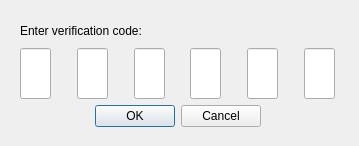
<?xml version="1.0" encoding="UTF-8"?>
<ui version="4.0">
 <class>verificationdialog</class>
 <widget class="QDialog" name="verificationdialog">
  <property name="geometry">
   <rect>
    <x>0</x>
    <y>0</y>
    <width>359</width>
    <height>146</height>
   </rect>
  </property>
  <property name="windowTitle">
   <string>Dialog</string>
  </property>
  <widget class="QWidget" name="">
   <property name="geometry">
    <rect>
     <x>20</x>
     <y>20</y>
     <width>315</width>
     <height>107</height>
    </rect>
   </property>
   <layout class="QVBoxLayout" name="verticalLayout">
    <item>
     <widget class="QLabel" name="label">
      <property name="text">
       <string>Enter verification code:</string>
      </property>
     </widget>
    </item>
    <item>
     <layout class="QHBoxLayout" name="horizontalLayout">
      <item>
       <widget class="QLineEdit" name="lineEdit_1">
        <property name="minimumSize">
         <size>
          <width>31</width>
          <height>51</height>
         </size>
        </property>
        <property name="maximumSize">
         <size>
          <width>31</width>
          <height>51</height>
         </size>
        </property>
        <property name="font">
         <font>
          <pointsize>24</pointsize>
         </font>
        </property>
        <property name="text">
         <string/>
        </property>
        <property name="alignment">
         <set>Qt::AlignmentFlag::AlignCenter</set>
        </property>
       </widget>
      </item>
      <item>
       <spacer name="horizontalSpacer">
        <property name="orientation">
         <enum>Qt::Orientation::Horizontal</enum>
        </property>
        <property name="sizeHint" stdset="0">
         <size>
          <width>13</width>
          <height>20</height>
         </size>
        </property>
       </spacer>
      </item>
      <item>
       <widget class="QLineEdit" name="lineEdit_2">
        <property name="minimumSize">
         <size>
          <width>31</width>
          <height>51</height>
         </size>
        </property>
        <property name="maximumSize">
         <size>
          <width>31</width>
          <height>51</height>
         </size>
        </property>
        <property name="font">
         <font>
          <pointsize>24</pointsize>
         </font>
        </property>
        <property name="text">
         <string/>
        </property>
        <property name="alignment">
         <set>Qt::AlignmentFlag::AlignCenter</set>
        </property>
       </widget>
      </item>
      <item>
       <spacer name="horizontalSpacer_2">
        <property name="orientation">
         <enum>Qt::Orientation::Horizontal</enum>
        </property>
        <property name="sizeHint" stdset="0">
         <size>
          <width>13</width>
          <height>20</height>
         </size>
        </property>
       </spacer>
      </item>
      <item>
       <widget class="QLineEdit" name="lineEdit_3">
        <property name="minimumSize">
         <size>
          <width>31</width>
          <height>51</height>
         </size>
        </property>
        <property name="maximumSize">
         <size>
          <width>31</width>
          <height>51</height>
         </size>
        </property>
        <property name="font">
         <font>
          <pointsize>24</pointsize>
         </font>
        </property>
        <property name="text">
         <string/>
        </property>
        <property name="alignment">
         <set>Qt::AlignmentFlag::AlignCenter</set>
        </property>
       </widget>
      </item>
      <item>
       <spacer name="horizontalSpacer_3">
        <property name="orientation">
         <enum>Qt::Orientation::Horizontal</enum>
        </property>
        <property name="sizeHint" stdset="0">
         <size>
          <width>13</width>
          <height>20</height>
         </size>
        </property>
       </spacer>
      </item>
      <item>
       <widget class="QLineEdit" name="lineEdit_4">
        <property name="minimumSize">
         <size>
          <width>31</width>
          <height>51</height>
         </size>
        </property>
        <property name="maximumSize">
         <size>
          <width>31</width>
          <height>51</height>
         </size>
        </property>
        <property name="font">
         <font>
          <pointsize>24</pointsize>
         </font>
        </property>
        <property name="text">
         <string/>
        </property>
        <property name="alignment">
         <set>Qt::AlignmentFlag::AlignCenter</set>
        </property>
       </widget>
      </item>
      <item>
       <spacer name="horizontalSpacer_4">
        <property name="orientation">
         <enum>Qt::Orientation::Horizontal</enum>
        </property>
        <property name="sizeHint" stdset="0">
         <size>
          <width>13</width>
          <height>20</height>
         </size>
        </property>
       </spacer>
      </item>
      <item>
       <widget class="QLineEdit" name="lineEdit_5">
        <property name="minimumSize">
         <size>
          <width>31</width>
          <height>51</height>
         </size>
        </property>
        <property name="maximumSize">
         <size>
          <width>31</width>
          <height>51</height>
         </size>
        </property>
        <property name="font">
         <font>
          <pointsize>24</pointsize>
         </font>
        </property>
        <property name="text">
         <string/>
        </property>
        <property name="alignment">
         <set>Qt::AlignmentFlag::AlignCenter</set>
        </property>
       </widget>
      </item>
      <item>
       <spacer name="horizontalSpacer_5">
        <property name="orientation">
         <enum>Qt::Orientation::Horizontal</enum>
        </property>
        <property name="sizeHint" stdset="0">
         <size>
          <width>13</width>
          <height>20</height>
         </size>
        </property>
       </spacer>
      </item>
      <item>
       <widget class="QLineEdit" name="lineEdit_6">
        <property name="minimumSize">
         <size>
          <width>31</width>
          <height>51</height>
         </size>
        </property>
        <property name="maximumSize">
         <size>
          <width>31</width>
          <height>51</height>
         </size>
        </property>
        <property name="font">
         <font>
          <pointsize>24</pointsize>
         </font>
        </property>
        <property name="text">
         <string/>
        </property>
        <property name="alignment">
         <set>Qt::AlignmentFlag::AlignCenter</set>
        </property>
       </widget>
      </item>
     </layout>
    </item>
    <item>
     <widget class="QDialogButtonBox" name="buttonBox">
      <property name="layoutDirection">
       <enum>Qt::LayoutDirection::LeftToRight</enum>
      </property>
      <property name="orientation">
       <enum>Qt::Orientation::Horizontal</enum>
      </property>
      <property name="standardButtons">
       <set>QDialogButtonBox::StandardButton::Cancel|QDialogButtonBox::StandardButton::Ok</set>
      </property>
      <property name="centerButtons">
       <bool>true</bool>
      </property>
     </widget>
    </item>
   </layout>
  </widget>
 </widget>
 <resources/>
 <connections>
  <connection>
   <sender>buttonBox</sender>
   <signal>accepted()</signal>
   <receiver>verificationdialog</receiver>
   <slot>accept()</slot>
   <hints>
    <hint type="sourcelabel">
     <x>248</x>
     <y>254</y>
    </hint>
    <hint type="destinationlabel">
     <x>157</x>
     <y>274</y>
    </hint>
   </hints>
  </connection>
  <connection>
   <sender>buttonBox</sender>
   <signal>rejected()</signal>
   <receiver>verificationdialog</receiver>
   <slot>reject()</slot>
   <hints>
    <hint type="sourcelabel">
     <x>316</x>
     <y>260</y>
    </hint>
    <hint type="destinationlabel">
     <x>286</x>
     <y>274</y>
    </hint>
   </hints>
  </connection>
 </connections>
</ui>
